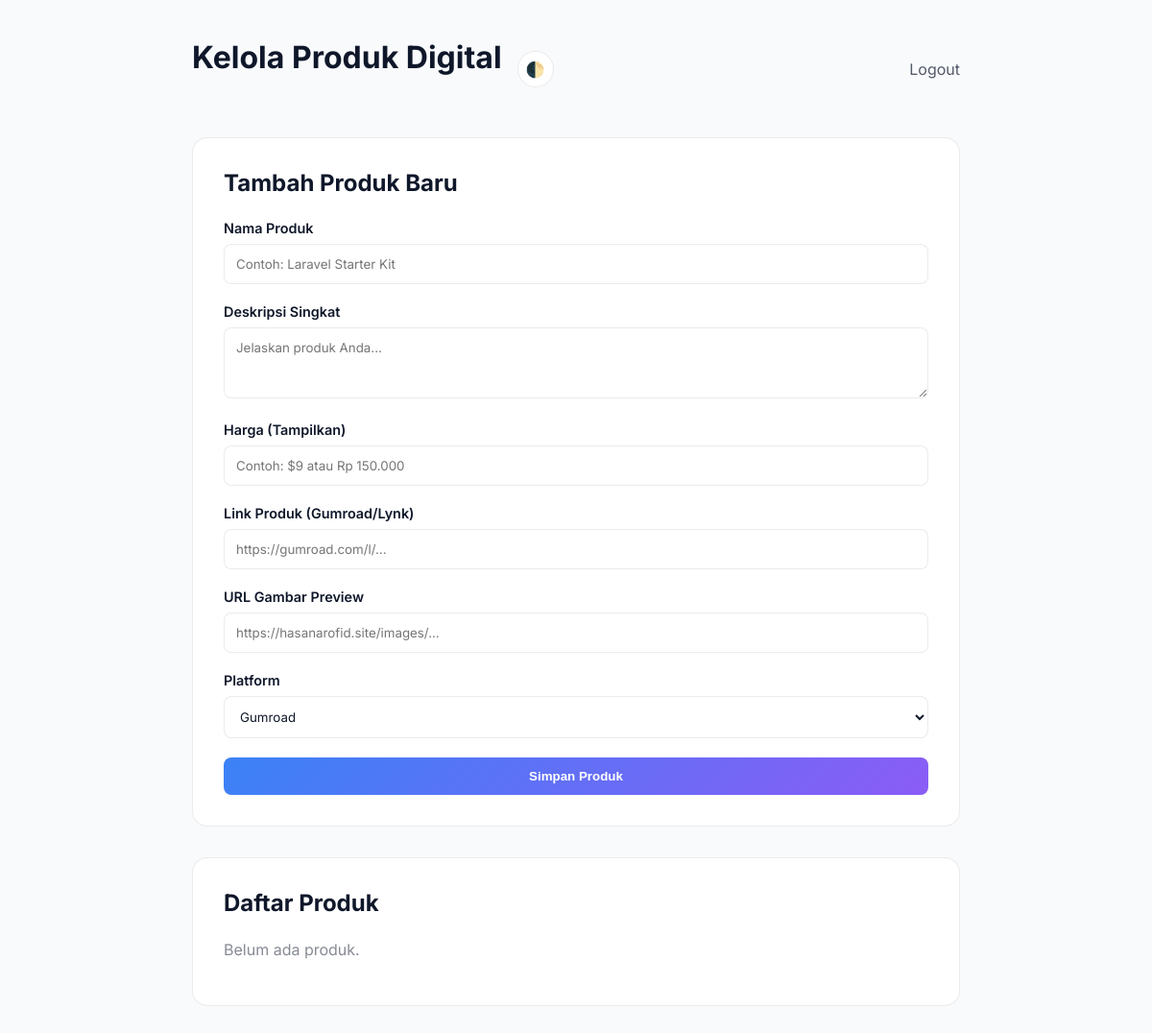
The page /form.php (signed in) on the database as committed earlier.
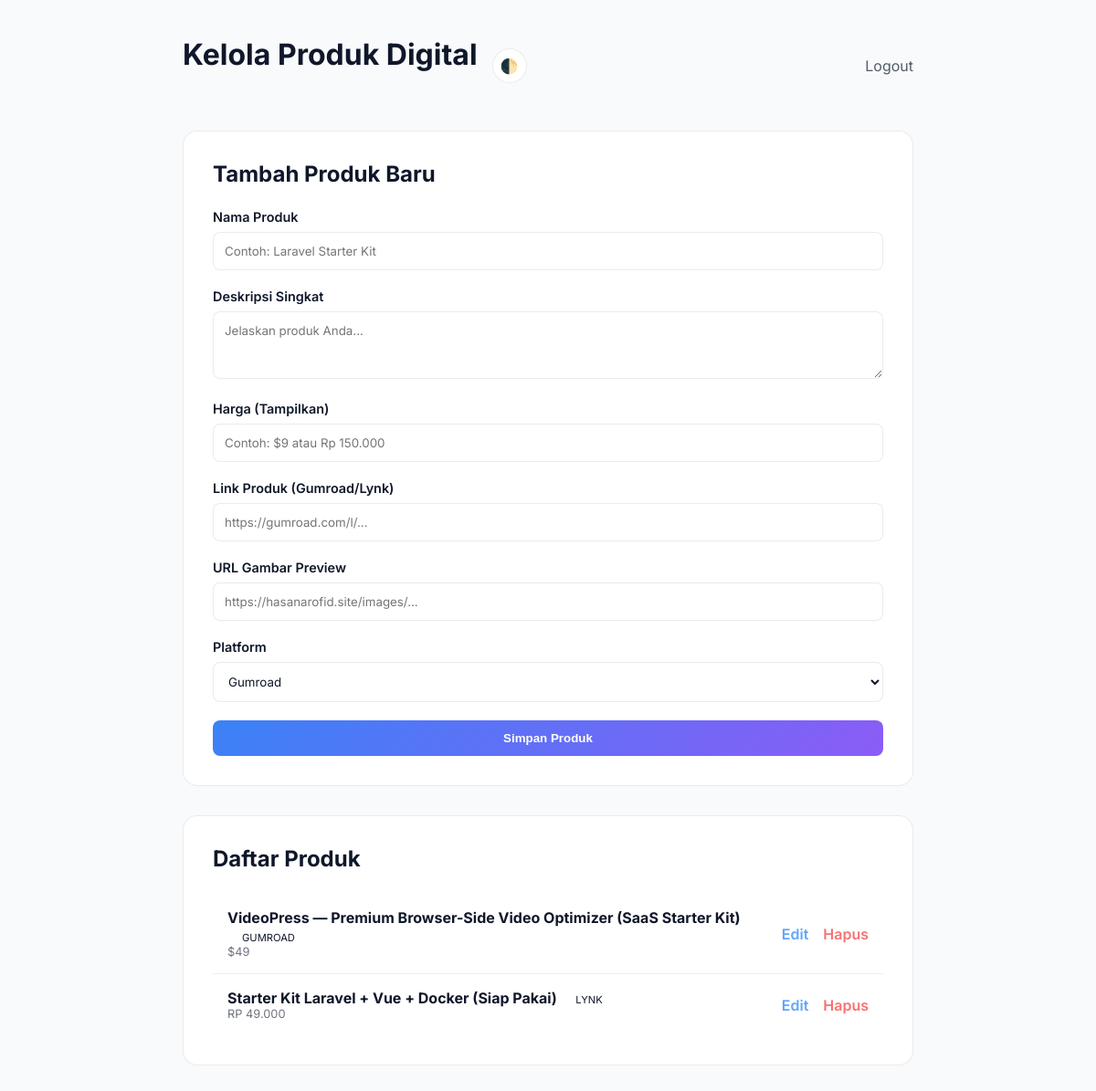
The same page on the database as committed later.
### tables this page shows
CREATE TABLE products (
    id INTEGER PRIMARY KEY AUTOINCREMENT,
    name TEXT NOT NULL,
    description TEXT,
    price TEXT,
    link TEXT NOT NULL,
    image_url TEXT,
    platform TEXT,
    created_at DATETIME DEFAULT (datetime('now'))
);

### form.php (the view, shortened to what this page needs)
<?php
$dbFile = __DIR__ . '/stats.db';
    ?>
    <?php
try {
    $db = new PDO('sqlite:' . $dbFile);
    $db->setAttribute(PDO::ATTR_ERRMODE, PDO::ERRMODE_EXCEPTION);
} catch (PDOException $e) {
    die("Database connection failed.");
}
$editProduct = null;
$products = $db->query("SELECT * FROM products ORDER BY created_at DESC")->fetchAll(PDO::FETCH_ASSOC);
?>
<!DOCTYPE html>
<html lang="id">
<head>
</head>
<body>
    <div class="container">
        <header>
            <div style="display: flex; align-items: center; gap: 16px;">
                <h1 style="cursor: pointer;" onclick="window.location.href='form.php'">Kelola Produk Digital</h1>
                <div class="theme-toggle" id="themeToggle">🌓</div>
            </div>
            <a href="?logout=1" class="logout-btn">Logout</a>
        </header>
        <div class="card">
            <h2><?= $editProduct ? 'Edit Produk' : 'Tambah Produk Baru' ?></h2>
            <form method="POST">
                <div class="form-group">
                    <label>Nama Produk</label>
                    <input type="text" name="name" required placeholder="Contoh: Laravel Starter Kit" value="<?= htmlspecialchars($editProduct['name'] ?? '') ?>">
                </div>
                <div class="form-group">
                    <label>Deskripsi Singkat</label>
                    <textarea name="description" rows="3" placeholder="Jelaskan produk Anda..."><?= htmlspecialchars($editProduct['description'] ?? '') ?></textarea>
                </div>
                <div class="form-group">
                    <label>Harga (Tampilkan)</label>
                    <input type="text" name="price" placeholder="Contoh: $9 atau Rp 150.000" value="<?= htmlspecialchars($editProduct['price'] ?? '') ?>">
                </div>
                <div class="form-group">
                    <label>Link Produk (Gumroad/Lynk)</label>
                    <input type="url" name="link" required placeholder="https://gumroad.com/l/..." value="<?= htmlspecialchars($editProduct['link'] ?? '') ?>">
                </div>
                <div class="form-group">
                    <label>URL Gambar Preview</label>
                    <input type="url" name="image_url" placeholder="https://hasanarofid.site/images/..." value="<?= htmlspecialchars($editProduct['image_url'] ?? '') ?>">
                </div>
                <div class="form-group">
                    <label>Platform</label>
                    <select name="platform">
                        <option value="gumroad" <?= (isset($editProduct['platform']) && $editProduct['platform'] === 'gumroad') ? 'selected' : '' ?>>Gumroad</option>
                    </select>
                </div>
                <button type="submit" name="save_product"><?= $editProduct ? 'Perbarui Produk' : 'Simpan Produk' ?></button>
            </form>
        </div>
        <div class="card">
            <h2>Daftar Produk</h2>
            <?php if (empty($products)): ?>
                <p style="opacity: 0.5;">Belum ada produk.</p>
            <?php else: ?>
                <?php foreach ($products as $p): ?>
                    <div class="product-item">
                        <div>
                            <strong><?= htmlspecialchars($p['name']) ?></strong>
                            <span class="platform-tag"><?= strtoupper($p['platform']) ?></span>
                            <div style="font-size: 0.8rem; opacity: 0.6;"><?= htmlspecialchars($p['price']) ?></div>
                        </div>
                        <div class="actions">
                            <a href="?edit=<?= $p['id'] ?>" class="edit-btn">Edit</a>
                            <a href="?delete=<?= $p['id'] ?>" class="delete-btn" onclick="return confirm('Hapus produk ini?')">Hapus</a>
                        </div>
                    </div>
                <?php endforeach; ?>
            <?php endif; ?>
        </div>
    </div>
</body>
</html>

Rows that differ between the two databases and show on the page:
added products: name "VideoPress — Premium Browser-Side Video Optimizer (SaaS Starter Kit)", platform "GUMROAD", price "$49"
added products: name "Starter Kit Laravel + Vue + Docker (Siap Pakai)", platform "LYNK", price "RP 49.000"
Other text that changed with them:
text no longer shown: "Belum ada produk."
